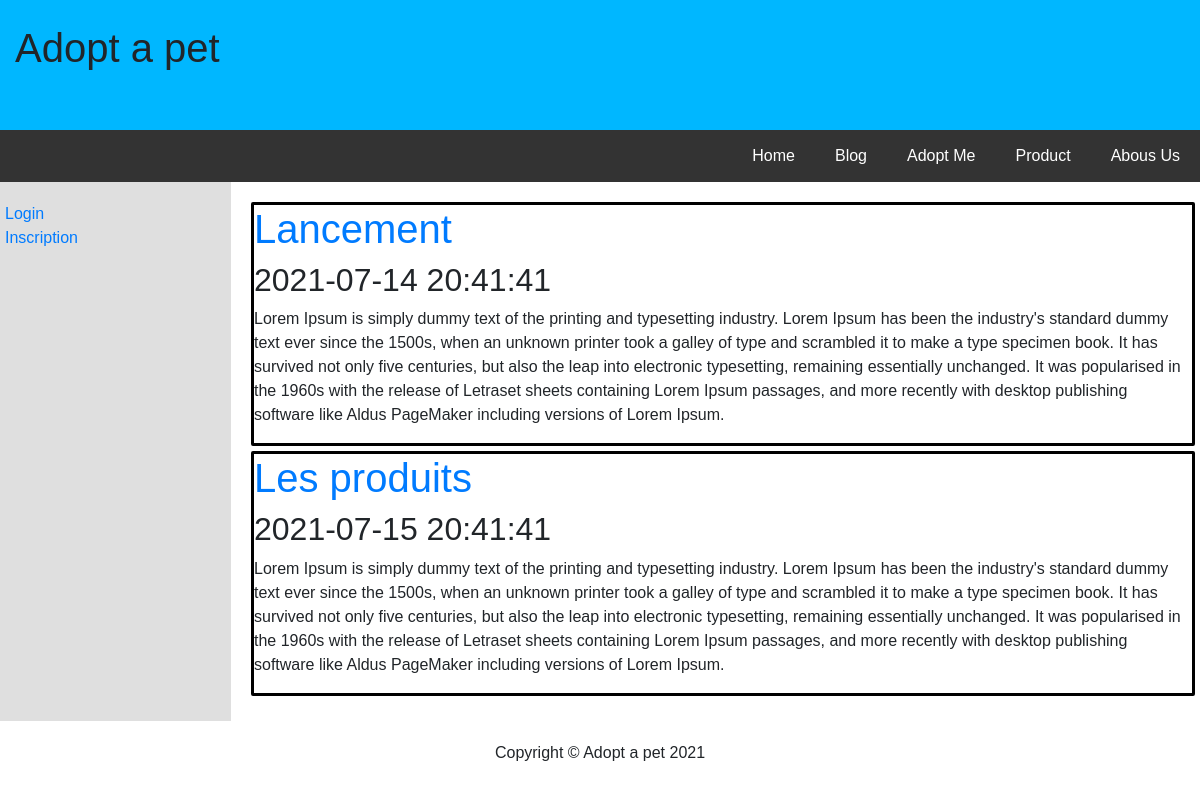
Page /index.php?method=getArticles on the committed database.
### tables this page shows
CREATE TABLE IF NOT EXISTS `article` (
  `Id_article` int NOT NULL AUTO_INCREMENT,
  `Titre` varchar(50) NOT NULL,
  `Contenu` varchar(2555) NOT NULL,
  `Date_article` datetime NOT NULL,
  `Id_utilisateur` int DEFAULT NULL,
  PRIMARY KEY (`Id_article`),
  KEY `Id_utilisateur` (`Id_utilisateur`)
);

### config/config.php (called while the page is built)
<?php
$config = [
    "host" => "localhost",
    "dbname" => "poophpsite",
    "user" => "root",
    "pwd" => ""
];

### src/Controller/ArticleController.php (called while the page is built, shortened)
<?php
class ArticleController extends DefaultController{
    public function index()
    {
        $model = new ArticleModel();
        $articles = $model->findAll();
        $this->render("article/index", [
            "articles" => $articles
        ]);
    }
}

### core/Defaut/DefaultModel.php (called while the page is built, shortened)
<?php
class DefaultModel implements InterfaceModel{
    protected $table;
    protected $className = "";
    public function __construct(){
        $this->db = new Database;
        $this->className = ucfirst($this->table);
    }
    public function findAll(){
        $statement = "SELECT * FROM $this->table";
        return $this->db->getData($statement, $this->className);
    }
}

### core/Database/Database.php (called while the page is built, shortened)
<?php
class Database {
    private $host;
    private $dbname;
    private $user;
    private $pwd;
    private $pdo;
    public function __construct(){
        try {
            $this->pdo = new \PDO("mysql:host=$this->host;dbname=$this->dbname;port=3308", $this->user, $this->pwd, [
                \PDO::ATTR_ERRMODE => \PDO::ERRMODE_EXCEPTION
            ]);
        } catch (\PDOException $e) {
            echo $e->getMessage();
        }
    }
    private function getConfig(){
        require ROOT . "config/config.php";
    }
    public function getData(string $statement, $classe, $one = false){
        $query = $this->pdo->query($statement, \PDO::FETCH_CLASS, "App\Entity\\".$classe);
        $data = "";
        if($one){
            $data = $query->fetch();
        } else {
            $data = $query->fetchAll();
        }
        return $data;
    }
}

### public/Index.php (called while the page is built, shortened)
<?php
require ROOT. "router/router.php";

### core/Defaut/DefaultController.php (called while the page is built, shortened)
<?php
abstract class DefaultController{
    public function render($path, $attributes = [])
    {
        extract($attributes);
        include ROOT . "templates/$path.php";
    }
}

### src/Entity/Article.php (called while the page is built, shortened)
<?php
class Article extends DefaultEntity{
    private $Id_article;
    private $Titre;
    private $Contenu;
    private $Date_article;
    public function getIdArticle()
    {
        return $this->Id_article;
    }
    public function getTitre()
    {
        return $this->Titre;
    }
    public function getContenu()
    {
        return $this->Contenu;
    }
    public function getDateArticle()
    {
        return $this->Date_article;
    }
}

### templates/article/index.php (the view)
<?php
require_once ROOT. "templates/header.php";
?>
<?php foreach( $articles as $article): ?>
<div class="article">
    <h1><a href="index.php?method=getArticle&id=<?= $article->getIdArticle() ?>"><?= $article->getTitre() ?></a></h1>
    <h2><?= $article->getDateArticle() ?></h2>
    <p><?= $article->getContenu() ?></p>
</div>
<?php endforeach ?>
<?php
require_once ROOT. "templates/footer.php";
?>

### templates/style.css (style rules this page uses)
* { box-sizing: border-box; }
body { font-family: Arial; margin: 0; }
.article { border-style: solid; border-color: black; border-radius: 2px; }

### templates/header.php (style rules this page uses)
* { box-sizing: border-box; }
body { font-family: Arial; margin: 0; }
.article, .animaux { border-style: solid; border-color: black; border-radius: 2px; margin-bottom: 5px; }

### rows in the picture
article: Titre "Lancement", Date_article "2021-07-14 20:41:41", Contenu "Lorem Ipsum is simply dummy text of the printing and typesetting industry. Lorem Ipsum has been the industry's standard dummy text ever since the 1500s, when an unknown printer took a galley of type and scrambled it to make a type specimen book. It has survived not only five centuries, but also the leap into electronic typesetting, remaining essentially unchanged. It was popularised in the 1960s with the release of Letraset sheets containing Lorem Ipsum passages, and more recently with desktop publishing software like Aldus PageMaker including versions of Lorem Ipsum."
article: Titre "Les produits", Date_article "2021-07-15 20:41:41", Contenu "Lorem Ipsum is simply dummy text of the printing and typesetting industry. Lorem Ipsum has been the industry's standard dummy text ever since the 1500s, when an unknown printer took a galley of type and scrambled it to make a type specimen book. It has survived not only five centuries, but also the leap into electronic typesetting, remaining essentially unchanged. It was popularised in the 1960s with the release of Letraset sheets containing Lorem Ipsum passages, and more recently with desktop publishing software like Aldus PageMaker including versions of Lorem Ipsum."
